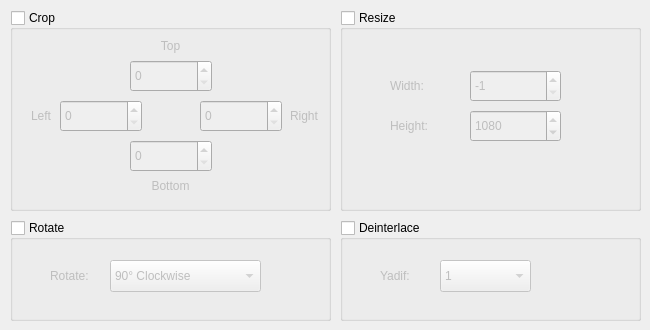
   <widget class="QWidget" name="tab_3">
    <attribute name="title">
     <string>Filters</string>
    </attribute>
    <widget class="QGroupBox" name="groupBoxCrop">
     <property name="geometry">
      <rect>
       <x>10</x>
       <y>10</y>
       <width>321</width>
       <height>201</height>
      </rect>
     </property>
     <property name="title">
      <string>Crop</string>
     </property>
     <property name="checkable">
      <bool>true</bool>
     </property>
     <property name="checked">
      <bool>false</bool>
     </property>
     <widget class="QSpinBox" name="spinBoxFilterCropTop">
      <property name="geometry">
       <rect>
        <x>120</x>
        <y>50</y>
        <width>82</width>
        <height>32</height>
       </rect>
      </property>
      <property name="maximum">
       <number>5000</number>
      </property>
     </widget>
     <widget class="QSpinBox" name="spinBoxFilterCropBottom">
      <property name="geometry">
       <rect>
        <x>120</x>
        <y>130</y>
        <width>82</width>
        <height>32</height>
       </rect>
      </property>
      <property name="maximum">
       <number>5000</number>
      </property>
     </widget>
     <widget class="QSpinBox" name="spinBoxFilterCropLeft">
      <property name="geometry">
       <rect>
        <x>50</x>
        <y>90</y>
        <width>82</width>
        <height>32</height>
       </rect>
      </property>
      <property name="maximum">
       <number>5000</number>
      </property>
     </widget>
     <widget class="QSpinBox" name="spinBoxFilterCropRight">
      <property name="geometry">
       <rect>
        <x>190</x>
        <y>90</y>
        <width>82</width>
        <height>32</height>
       </rect>
      </property>
      <property name="maximum">
       <number>5000</number>
      </property>
     </widget>
     <widget class="QLabel" name="label_9">
      <property name="geometry">
       <rect>
        <x>120</x>
        <y>20</y>
        <width>81</width>
        <height>31</height>
       </rect>
      </property>
      <property name="text">
       <string>Top</string>
      </property>
      <property name="alignment">
       <set>Qt::AlignCenter</set>
      </property>
     </widget>
     <widget class="QLabel" name="label_10">
      <property name="geometry">
       <rect>
        <x>120</x>
        <y>160</y>
        <width>81</width>
        <height>31</height>
       </rect>
      </property>
      <property name="text">
       <string>Bottom</string>
      </property>
      <property name="alignment">
       <set>Qt::AlignCenter</set>
      </property>
     </widget>
     <widget class="QLabel" name="label_12">
      <property name="geometry">
       <rect>
        <x>280</x>
        <y>90</y>
        <width>71</width>
        <height>31</height>
       </rect>
      </property>
      <property name="text">
       <string>Right</string>
      </property>
     </widget>
     <widget class="QLabel" name="label_11">
      <property name="geometry">
       <rect>
        <x>-10</x>
        <y>90</y>
        <width>51</width>
        <height>31</height>
       </rect>
      </property>
      <property name="text">
       <string>Left</string>
      </property>
      <property name="alignment">
       <set>Qt::AlignRight|Qt::AlignTrailing|Qt::AlignVCenter</set>
      </property>
     </widget>
    </widget>
    <widget class="QGroupBox" name="groupBoxResize">
     <property name="geometry">
      <rect>
       <x>340</x>
       <y>10</y>
       <width>301</width>
       <height>201</height>
      </rect>
     </property>
     <property name="title">
      <string>Resize</string>
     </property>
     <property name="checkable">
      <bool>true</bool>
     </property>
     <property name="checked">
      <bool>false</bool>
     </property>
     <widget class="QLabel" name="label_13">
      <property name="geometry">
       <rect>
        <x>50</x>
        <y>60</y>
        <width>71</width>
        <height>31</height>
       </rect>
      </property>
      <property name="text">
       <string>Width:</string>
      </property>
     </widget>
     <widget class="QSpinBox" name="spinBoxFilterResizeWidth">
      <property name="geometry">
       <rect>
        <x>130</x>
        <y>60</y>
        <width>91</width>
        <height>32</height>
       </rect>
      </property>
      <property name="minimum">
       <number>-1</number>
      </property>
      <property name="maximum">
       <number>5000</number>
      </property>
      <property name="value">
       <number>-1</number>
      </property>
     </widget>
     <widget class="QLabel" name="label_14">
      <property name="geometry">
       <rect>
        <x>50</x>
        <y>100</y>
        <width>71</width>
        <height>31</height>
       </rect>
      </property>
      <property name="text">
       <string>Height:</string>
      </property>
     </widget>
     <widget class="QSpinBox" name="spinBoxFilterResizeHeight">
      <property name="geometry">
       <rect>
        <x>130</x>
        <y>100</y>
        <width>91</width>
        <height>32</height>
       </rect>
      </property>
      <property name="maximum">
       <number>5000</number>
      </property>
      <property name="value">
       <number>1080</number>
      </property>
     </widget>
    </widget>
    <widget class="QGroupBox" name="groupBoxRotate">
     <property name="geometry">
      <rect>
       <x>10</x>
       <y>220</y>
       <width>321</width>
       <height>101</height>
      </rect>
     </property>
     <property name="title">
      <string>Rotate</string>
     </property>
     <property name="checkable">
      <bool>true</bool>
     </property>
     <property name="checked">
      <bool>false</bool>
     </property>
     <widget class="QLabel" name="label_20">
      <property name="geometry">
       <rect>
        <x>40</x>
        <y>40</y>
        <width>58</width>
        <height>31</height>
       </rect>
      </property>
      <property name="text">
       <string>Rotate:</string>
      </property>
     </widget>
     <widget class="QComboBox" name="comboBoxRotate">
      <property name="geometry">
       <rect>
        <x>100</x>
        <y>40</y>
        <width>151</width>
        <height>32</height>
       </rect>
      </property>
      <item>
       <property name="text">
        <string>90° Clockwise</string>
       </property>
      </item>
      <item>
       <property name="text">
        <string>-90° </string>
       </property>
      </item>
      <item>
       <property name="text">
        <string>180°</string>
       </property>
      </item>
     </widget>
    </widget>
    <widget class="QGroupBox" name="groupBoxDeinterlace">
     <property name="geometry">
      <rect>
       <x>340</x>
       <y>220</y>
       <width>301</width>
       <height>101</height>
      </rect>
     </property>
     <property name="title">
      <string>Deinterlace</string>
     </property>
     <property name="checkable">
      <bool>true</bool>
     </property>
     <property name="checked">
      <bool>false</bool>
     </property>
     <widget class="QLabel" name="label_21">
      <property name="geometry">
       <rect>
        <x>40</x>
        <y>40</y>
        <width>58</width>
        <height>31</height>
       </rect>
      </property>
      <property name="text">
       <string>Yadif:</string>
      </property>
     </widget>
     <widget class="QComboBox" name="comboBoxDeinterlace">
      <property name="geometry">
       <rect>
        <x>100</x>
        <y>40</y>
        <width>91</width>
        <height>32</height>
       </rect>
      </property>
      <property name="currentIndex">
       <number>1</number>
      </property>
      <item>
       <property name="text">
        <string>0</string>
       </property>
      </item>
      <item>
       <property name="text">
        <string>1</string>
       </property>
      </item>
     </widget>
    </widget>
   </widget>
